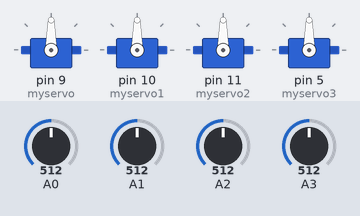
Recording of a sketch running on a simulated Arduino Uno, built with avr-gcc and run on an emulated ATmega328P. Shown: 4 × servo. The inputs (shaded band) are chosen by the test bench; at power-on: A0 = 512, A1 = 512, A2 = 512, A3 = 512.

Above: at 1.2 s.
1.3 s: A0 set to 716
At 1.7 s:
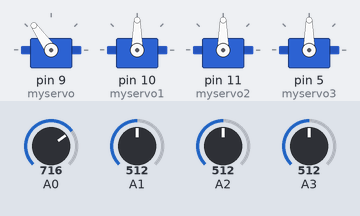
2.8 s: A1 set to 716
At 4.0 s:
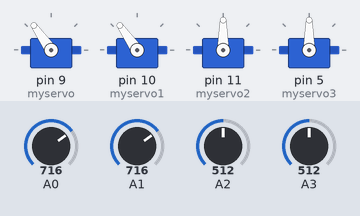
4.3 s: A2 set to 716
At 5.2 s:
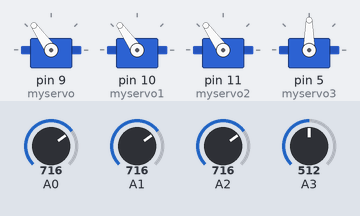
5.8 s: A3 set to 716
At 6.3 s:
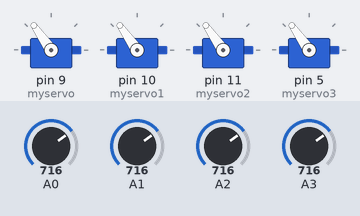
7.3 s: A0 set to 992
At 8.5 s:
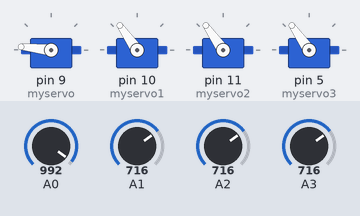
8.8 s: A1 set to 992
At 9.8 s:
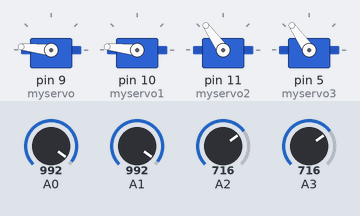
Timing chart, 0 to 11.3 s (numbered marks = the images above; inputs shaded):
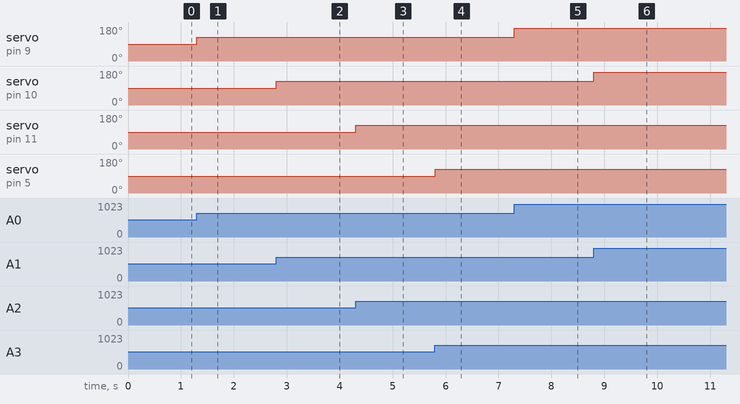

The sketch:

robotarm4.ino
```cpp
/*
 Controlling a servo position using a potentiometer (variable resistor)
 by Michal Rinott <http://people.interaction-ivrea.it/m.rinott>

 modified on 8 Nov 2013
 by Scott Fitzgerald
 http://www.arduino.cc/en/Tutorial/Knob
*/

#include <Servo.h>

Servo myservo;  // create servo object to control a servo
Servo myservo1;
Servo myservo2;
Servo myservo3;


void setup() {
  myservo.attach(9);  // attaches the servo on pin 9 to the servo object
  myservo1.attach(10);
  myservo2.attach(11);
  myservo3.attach(5);
}

void loop() {
  int potvalue1 = analogRead(00);            //
  int anglevalue1 = map(potvalue1, 0, 1023, 0, 180);     // scale it for use with the servo (value between 0 and 180)


  int potvalue2 = analogRead(01);
  int anglevalue2 = map(potvalue2, 0, 1023, 0, 180);


  int potvalue3 = analogRead(02);
  int anglevalue3 = map(potvalue3, 0, 1023, 0, 180);


  int potvalue4 = analogRead(03);
  int anglevalue4 = map(potvalue4, 0, 1023, 0, 180);


  myservo.write(anglevalue1);                  // sets the servo position according to the scaled value
  myservo1.write (anglevalue2);
  myservo2.write (anglevalue3);
  myservo3.write (anglevalue4);
}
```

Measured:
- after the input at 1.3 s, servo on pin 9 (myservo): 90° → 125° at once
- after the input at 2.8 s, servo on pin 10 (myservo1): 90° → 125° at once
- after the input at 4.3 s, servo on pin 11 (myservo2): 90° → 125° at once
- after the input at 5.8 s, servo on pin 5 (myservo3): 90° → 125° at once
- after the input at 7.3 s, servo on pin 9 (myservo): 125° → 174° at once
- after the input at 8.8 s, servo on pin 10 (myservo1): 125° → 174° at once
